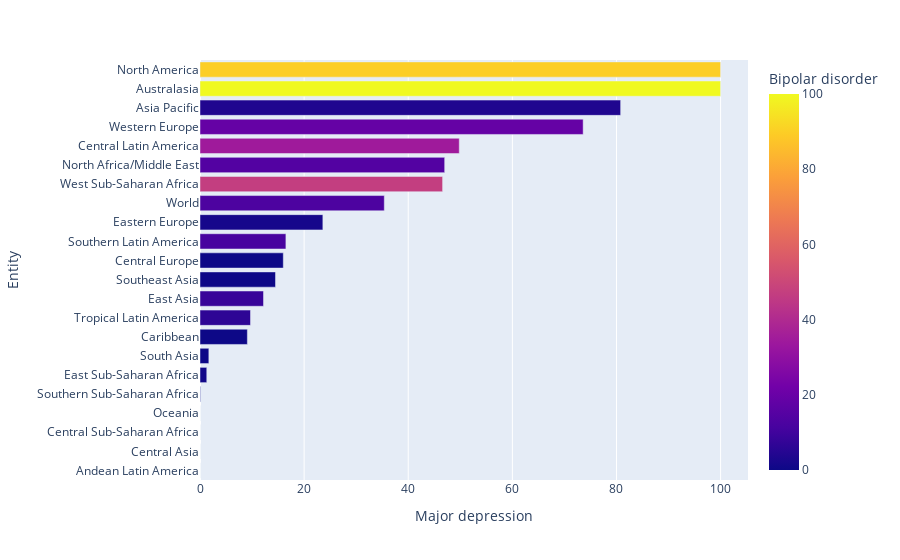

This figure's notebook cell:
### Code cell
#Visualizations 

df2.sort_values(by= "Major depression" ,inplace=True)
plt.figure(dpi=200)
fig = px.bar(df2, x="Major depression", y="Entity", orientation='h',color='Bipolar disorder')
fig.show()

### Figure 1 — Plotly figure (JSON) as saved in the notebook; plotly's stock layout.template omitted (floating-point values rounded to 4 significant figures)
{"data": [{"alignmentgroup": "True", "hovertemplate": "Major depression=%{x}<br>Entity=%{y}<br>Bipolar disorder=%{marker.color}<extra></extra>", "legendgroup": "", "marker": {"color": [0, 0, 0, 0, 0, 0.9, 0, 0, 6.4, 8.4, 0, 0, 11.6, 1.7, 12.9, 47, 14.5, 34.5, 19, 3.8, 100, 89.8], "coloraxis": "coloraxis", "pattern": {"shape": ""}}, "name": "", "offsetgroup": "", "orientation": "h", "showlegend": false, "textposition": "auto", "type": "bar", "x": [0, 0, 0, 0, 0.1, 1.3, 1.7, 9.1, 9.7, 12.2, 14.5, 16, 16.5, 23.6, 35.4, 46.6, 47, 49.8, 73.6, 80.8, 100, 100], "xaxis": "x", "y": ["Andean Latin America", "Central Asia", "Central Sub-Saharan Africa", "Oceania", "Southern Sub-Saharan Africa", "East Sub-Saharan Africa", "South Asia", "Caribbean", "Tropical Latin America", "East Asia", "Southeast Asia", "Central Europe", "Southern Latin America", "Eastern Europe", "World", "West Sub-Saharan Africa", "North Africa/Middle East", "Central Latin America", "Western Europe", "Asia Pacific", "Australasia", "North America"], "yaxis": "y"}], "layout": {"autosize": true, "barmode": "relative", "coloraxis": {"colorbar": {"title": {"text": "Bipolar disorder"}}, "colorscale": [[0, "#0d0887"], [0.1111, "#46039f"], [0.2222, "#7201a8"], [0.3333, "#9c179e"], [0.4444, "#bd3786"], [0.5556, "#d8576b"], [0.6667, "#ed7953"], [0.7778, "#fb9f3a"], [0.8889, "#fdca26"], [1, "#f0f921"]]}, "legend": {"tracegroupgap": 0}, "margin": {"t": 60}, "xaxis": {"anchor": "y", "autorange": false, "domain": [0, 1], "range": [0, 105.3], "title": {"text": "Major depression"}, "type": "linear"}, "yaxis": {"anchor": "x", "autorange": true, "domain": [0, 1], "range": [-0.5, 21.5], "title": {"text": "Entity"}, "type": "category"}}}
